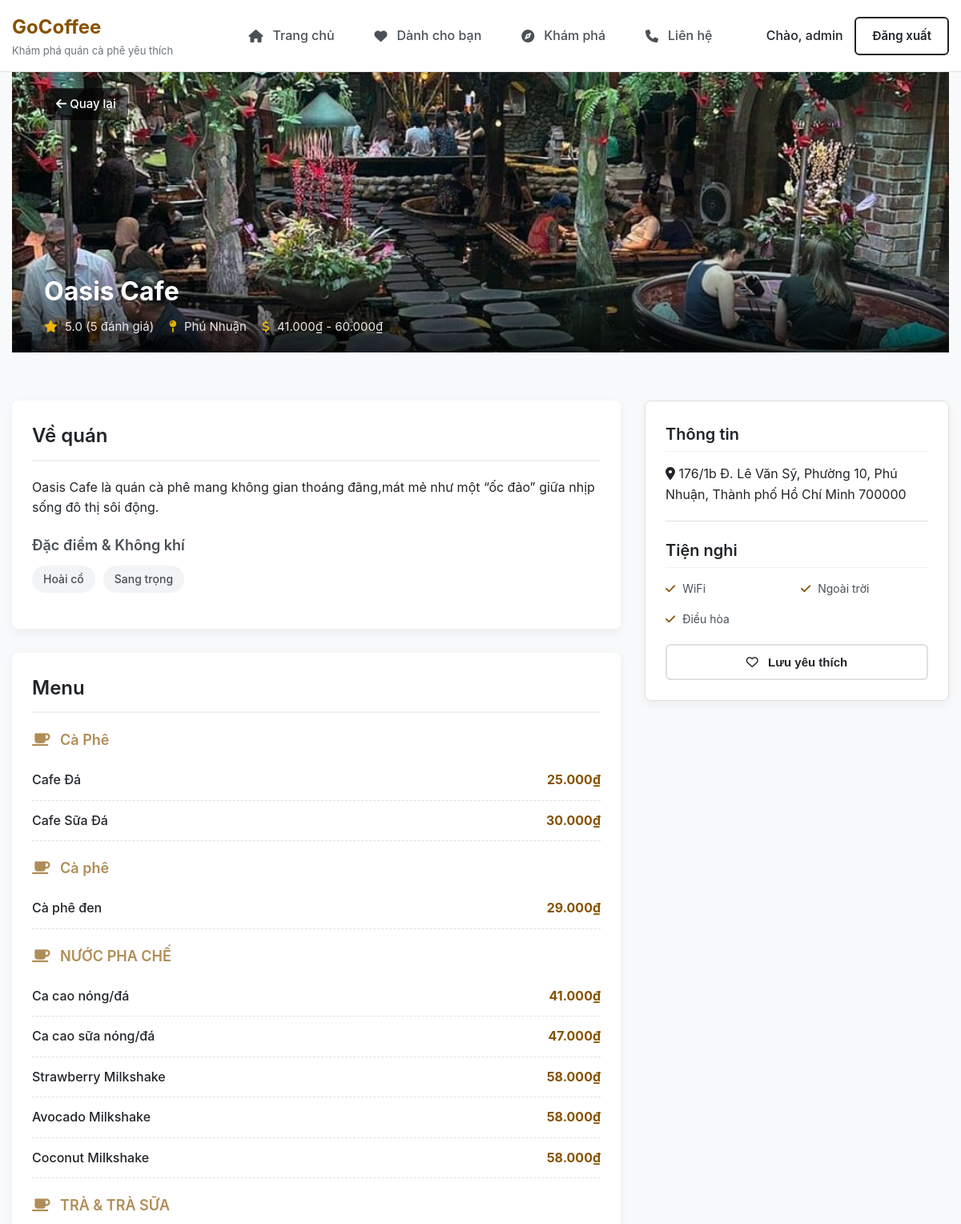
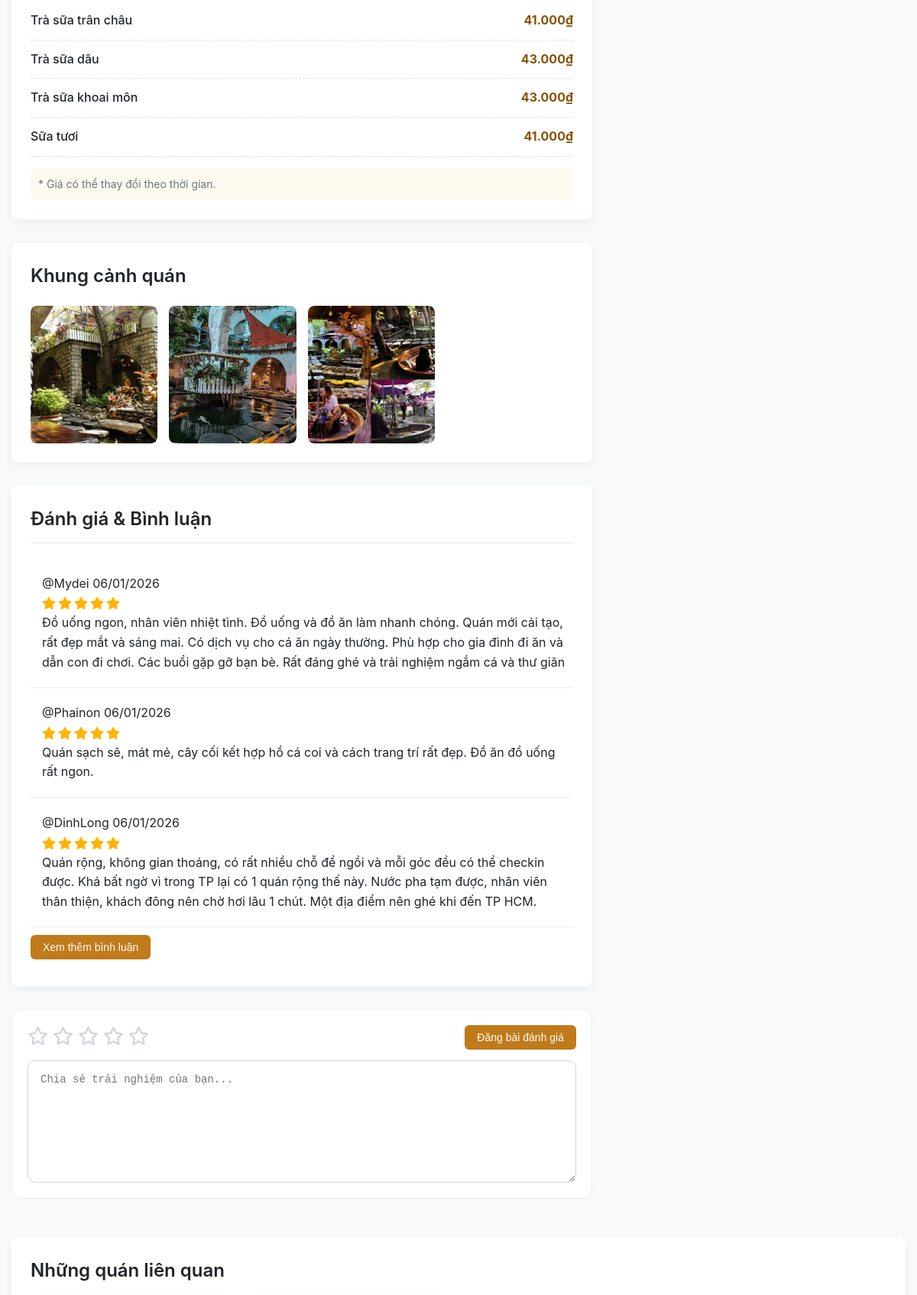
Page /shop/33/ (signed in, upper part) on the committed database (2 pictures, top to bottom).
### shops/models.py (models this page shows, shortened)
class CafeShop(models.Model):
    name = models.CharField(max_length = 200)
    address = models.CharField(max_length = 300)
    district = models.CharField(max_length=100, choices=DISTRICT_CHOICES)
    tags = models.CharField(max_length = 300, blank = True)
    amenities = models.CharField(max_length = 300, blank = True) #Tiện ích các thứ như Wifi, Chỗ đậu xe...
    description = models.CharField(max_length = 300, blank = True) #Tối đa 20 chữ
    price_range = models.CharField(max_length=100, choices=PRICE_CHOICES, blank=True)
    cover_image = models.ImageField(upload_to = 'covers/', blank = True, null = True)
    rating = models.FloatField(default = 0, validators = [MinValueValidator(0), MaxValueValidator(5)])
    latitude = models.FloatField(null=True, blank=True)
    longitude = models.FloatField(null=True, blank=True)
    avg_service = models.FloatField(default = 0)
    avg_ambiance = models.FloatField(default = 0)
    avg_drink = models.FloatField(default = 0)
    avg_price = models.FloatField(default = 0)
    def get_tag_list(self):
        if self.tags:
            return self.tags.split(',')
        return []
    def get_amenities_list(self):
        if self.amenities:
            return self.amenities.split(',')
        return []

class MenuItem(models.Model):
    shop = models.ForeignKey(CafeShop, on_delete = models.CASCADE, related_name = 'menu_items')
    category = models.CharField(max_length = 100)
    name = models.CharField(max_length = 100)
    description = models.CharField(max_length = 200, blank = True)
    price = models.IntegerField()

class ShopImage(models.Model):
    shop = models.ForeignKey(CafeShop, on_delete = models.CASCADE, related_name = 'images')
    image = models.ImageField(upload_to = 'shop_gallery/')

class Review(models.Model):
    shop = models.ForeignKey(CafeShop, on_delete=models.CASCADE, related_name='reviews')
    user = models.ForeignKey(settings.AUTH_USER_MODEL, on_delete=models.CASCADE)
    rating = models.IntegerField(default=1)
    comment = models.TextField(blank=True)
    created_at = models.DateTimeField(auto_now_add=True)
    sentiment_service = models.IntegerField(default=0)
    sentiment_ambiance = models.IntegerField(default=0)
    sentiment_drink = models.IntegerField(default=0)
    sentiment_price = models.IntegerField(default=0)

### shops/views.py (the view)
# urls.py: path('shop/<int:shop_id>/', views.shop_detail_view, name='shop_detail'),
def shop_detail_view(request, shop_id):
    shop = get_object_or_404(
        CafeShop.objects.annotate(
            review_count=Count('reviews')
        ),
        pk=shop_id
    )
    if request.user.is_authenticated:
        obj, created = ShopViewLog.objects.get_or_create(
            user=request.user,
            shop=shop
        )
        if not created:
            obj.view_count = F('view_count') + 1
            obj.save()
    menu_items = shop.menu_items.all().order_by('category', 'id')
    grouped_menu = {}
    for item in menu_items:
        category = item.category or "Menu chung"
        grouped_menu.setdefault(category, [])
        price_formatted = f"{item.price:,.0f}₫".replace(",", "tmp").replace(".", ",").replace("tmp", ".")
        grouped_menu[category].append({
            'name': item.name,
            'price': price_formatted
        })
    reviews = shop.reviews.select_related('user').order_by('-created_at')
    related_shops = CafeShop.objects.filter(
        district=shop.district
    ).exclude(id=shop.id)[:4]
    is_saved = False
    if request.user.is_authenticated:
        is_saved = SavedShop.objects.filter(
            user=request.user,
            shop=shop
        ).exists()
    return render(request, 'shop_detail.html', {
        'shop': shop,
        'grouped_menu': grouped_menu,
        'reviews': reviews,
        'related_shops': related_shops,
        'is_saved': is_saved,
    })

### templates/shop_detail.html (shortened to what this page needs)
{% extends 'base.html' %}
{% load static %}
{% block extra_styles %}
    <link rel="stylesheet" href="{% static 'css/shop_detail.css' %}">
{% endblock extra_styles %}
{% block content %}
    <section class="shop-hero-section">
        <a href="javascript:history.back()" class="btn btn-back">
            <i class="fa-solid fa-arrow-left"></i> Quay lại
        </a>
        <div class="shop-cover-image">
            {% if shop.cover_image %}
                <img src="{{ shop.cover_image.url }}" alt="{{ shop.name }}">
            {% else %}
                <div class="placeholder-image">
                    <i class="fa-solid fa-mug-hot fa-5x"></i>
                </div>
            {% endif %}
        </div>
        <div class="shop-info-overlay full-width-overlay">
            <div class="overlay-inner">
                <h1>{{ shop.name }}</h1>
                <div class="shop-meta">
                <span>
                    <i class="fa-solid fa-star"></i>
                    {{ shop.rating|default:"0"|floatformat:1 }}
                    ({{ shop.review_count|default:"0" }} đánh giá)
                </span>
                    <span><i class="fa-solid fa-map-pin"></i> {{ shop.district }}</span>
                    <span><i class="fa-solid fa-dollar-sign"></i> {{ shop.price_range }}</span>
                </div>
            </div>
        </div>
    </section>
    <div class="shop-content-container container">
        <div class="main-content">
            <section class="shop-description-section">
                <h2>Về quán</h2>
                <p>{{ shop.description }}</p>
                <div class="shop-features">
                    <h3>Đặc điểm & Không khí</h3>
                    <div class="tag-list">
                        {% for tag in shop.get_tag_list %}
                            <span class="feature-tag">{{ tag }}</span>
                        {% endfor %}
                    </div>
                </div>
            </section>
            <section class="shop-menu-section">
                <h2>Menu</h2>
                {% for category, items in grouped_menu.items %}
                    <div class="menu-category">
                        <h3><i class="fa-solid fa-mug-saucer"></i> {{ category }}</h3>
                        <ul class="menu-list">
                            {% for item in items %}
                                <li class="menu-item">
                                    <span class="item-name">{{ item.name }}</span>
                                    <span class="item-price">{{ item.price }}</span>
                                </li>
                            {% endfor %}
                        </ul>
                    </div>
                {% empty %}
                    <p>Menu đang được cập nhật.</p>
                {% endfor %}
                <p class="menu-note">
                    * Giá có thể thay đổi theo thời gian.
                </p>
            </section>
            <section class="gallery-section container">
                <h2>Khung cảnh quán</h2>
                <div class="shop-gallery-grid">
                    {% for image in shop.images.all|slice:":4" %}
                        <div class="gallery-item">
                            <img src="{{ image.image.url }}" alt="{{ shop.name }}">
                        </div>
                    {% empty %}
                        <p>Đang cập nhật hình ảnh...</p>
                    {% endfor %}
                </div>
            </section>
            <section class="shop-review-section">
                <h2>Đánh giá & Bình luận</h2>
                <div class="reviews-list">
                    {% with 3 as max_visible %}
                        {% for review in reviews %}
                            <div class="review-card {% if forloop.counter > max_visible %}hidden-review{% endif %}">
                                <div class="review-header">
                                    <span class="reviewer-name">@{{ review.user.username }}</span>
                                    <span class="review-date">{{ review.created_at|date:"d/m/Y" }}</span>
                                </div>
                                <div class="review-rating">
                                    {% for i in "12345"|make_list %}
                                        {% if review.rating >= forloop.counter %}
                                            <i class="fa-solid fa-star rated"></i>
                                        {% else %}
                                            <i class="fa-regular fa-star"></i>
                                        {% endif %}
                                    {% endfor %}
                                </div>
                                <p>{{ review.comment }}</p>
                            </div>
                        {% endfor %}
                    {% endwith %}
                </div>
            </section>
            {% if user.is_authenticated %}
                <form method="post" action="{% url 'submit_review' shop.id %}" class="review-form" id="review-form"
                      novalidate>
                    <div class="review-top">
                        <div class="star-rating">
                            <label for="star5"><i class="fa-regular fa-star"></i></label>
                            <label for="star4"><i class="fa-regular fa-star"></i></label>
                            <label for="star3"><i class="fa-regular fa-star"></i></label>
                            <label for="star2"><i class="fa-regular fa-star"></i></label>
                            <label for="star1"><i class="fa-regular fa-star"></i></label>
                        </div>
                        <button type="submit" class="btn-submit-review">
                            Đăng bài đánh giá
                        </button>
                    </div>
                    <textarea name="comment" id="review-comment" placeholder="Chia sẻ trải nghiệm của bạn..."
                              required></textarea>
                </form>
            {% else %}
                <p class="login-prompt">Bạn cần <a href="{% url 'login' %}">đăng nhập</a> để viết đánh giá.</p>
            {% endif %}
        </div>
        <div class="sidebar-content">
            <div class="info-box sticky-box">
                <h2>Thông tin</h2>
                <p><i class="fa-solid fa-location-dot"></i> {{ shop.address }}</p>
                <hr>
                <h2>Tiện nghi</h2>
                <div class="amenities-grid">
                    {% for amenity in shop.get_amenities_list %}
                        <div class="amenity-item">
                            <i class="fa-solid fa-check"></i> {{ amenity }}
                        </div>
                    {% endfor %}
                </div>
                <button
                        id="save-btn"
                        type="button"
                        class="btn btn-outline-primary full-width-btn"
                        data-shop-id="{{ shop.id }}"
                        data-url="{% url 'toggle_save_shop' %}"
                        data-csrf="{{ csrf_token }}"
                >
                    <i id="save-icon"
                       class="fa-heart {% if is_saved %}fa-solid saved{% else %}fa-regular{% endif %}"></i>
                    <span style="margin-left: 8px;">Lưu yêu thích</span>
                </button>
            </div>
        </div>
    </div>
    <section class="related-shops-section">
        <h2>Những quán liên quan</h2>
    </section>
{% endblock %}

### templates/base.html (shortened to what this page needs)
{% load static %}
<!DOCTYPE html>
<html lang="vi">
<head>
    <link rel="stylesheet" href="https://cdnjs.cloudflare.com/ajax/libs/font-awesome/6.5.1/css/all.min.css">
    <link rel="stylesheet" href="https://cdn.jsdelivr.net/npm/swiper@12/swiper-bundle.min.css"/>
    <link rel="stylesheet" href="{% static 'css/style.css' %}">
    <link rel="stylesheet" href="https://unpkg.com/leaflet@1.9.4/dist/leaflet.css"/>
    {% block extra_styles %}
    {% endblock extra_styles %}
</head>
<body>
<header class="header">
    <nav class="navbar container">
        <div class="logo-container">
            <a href="/" class="logo">GoCoffee</a>
            <p class="tagline">Khám phá quán cà phê yêu thích</p>
        </div>
        <ul class="nav-links">
            <li><a href="{% url 'home' %}"
                   class="{% if request.resolver_match.url_name == 'home' %}active{% endif %}"><i
                    class="fa-solid fa-house"></i> Trang chủ</a></li>
            {% if request.user.is_authenticated %}
                <li><a href="{% url 'for_you' %}"
                       class="{% if request.resolver_match.url_name == 'for_you' %}active{% endif %}"><i
                        class="fa-solid fa-heart"></i>Dành cho bạn</a></li>
            {% endif %}
            <li><a href="{% url 'shop_list' %}"
                   class="{% if request.resolver_match.url_name == 'shop_list' %}active{% endif %}"><i
                    class="fa-solid fa-compass"></i> Khám phá</a></li>
            <li><a href="{% url 'contact' %}"
                   class="{% if request.resolver_match.url_name == 'contact' %}active{% endif %}"><i
                    class="fa-solid fa-phone"></i> Liên hệ</a></li>
        </ul>
        <div class="nav-actions">
            {% if request.user.is_authenticated %}
                <span>Chào, {{ user.username }}</span>
                <a href="{% url 'logout' %}" class="btn logout-btn">Đăng xuất</a>
            {% else %}
                <a href="#" class="btn btn-primary" id="login-button">Đăng nhập</a>
            {% endif %}
        </div>
    </nav>
</header>
<main class="main-content container">
    {% block content %}
    {% endblock content %}
</main>
</body>
</html>

### static/css/style.css (style rules this page uses)
:root { --font-primary: -apple-system, BlinkMacSystemFont, "Segoe UI", Roboto, "Helvetica Neue", Arial, sans-serif; --primary-color: #865200; --color-dark: #212529; --color-muted: #6c757d; --color-light: #495057; --color-bg: #f8f9fa; --color-white: #ffffff; --color-border: #e0e0e0; --color-accent: #b08d57; --color-star: #ffc107; --container-width: 1200px; --border-radius: 8px; --box-shadow: 0 4px 12px rgba(0, 0, 0, 0.05); }
* { box-sizing: border-box; margin: 0; padding: 0; }
body { font-family: var(--font-primary); background-color: var(--color-bg); color: var(--color-dark); line-height: 1.6; }
img { max-width: 100%; height: auto; display: block; }
a { text-decoration: none; color: inherit; }
ul { list-style: none; }
.container { max-width: var(--container-width); margin-left: auto; margin-right: auto; padding-left: 15px; padding-right: 15px; }
.btn { display: inline-block; padding: 10px 20px; font-size: 15px; font-weight: 600; border-radius: 6px; cursor: pointer; text-align: center; transition: all 0.2s ease; }
.header { background-color: var(--color-white); border-bottom: 1px solid var(--color-border); padding: 15px 0; position: sticky; top: 0; z-index: 1000; }
.navbar { display: flex; align-items: center; justify-content: space-between; position: relative; }
.logo-container { flex-shrink: 0; }
.logo { font-size: 24px; font-weight: 700; color: var(--primary-color); }
.tagline { font-size: 13px; color: var(--color-muted); }
.nav-links { display: flex; gap: 50px; position: absolute; left: 50%; transform: translateX(-50%); }
.nav-links a { display: flex; align-items: center; gap: 12px; font-size: 16px; font-weight: 500; color: var(--color-light); transition: color 0.2s ease; }
.logout-btn { border: 2px solid; color: var(--color-dark); }
.nav-actions span { margin-right: 10px; font-weight: 550; }

### rows in the picture
CafeShop: cover_image (picture), name "Oasis Cafe", rating "5.0", review_count "5", district "Phú Nhuận", price_range "41.000₫ - 60.000₫", description "Oasis Cafe là quán cà phê mang không gian thoáng đãng,mát mẻ như một “ốc đảo” giữa nhịp sống đô thị sôi động.", address "176/1b Đ. Lê Văn Sỹ, Phường 10, Phú Nhuận, Thành phố Hồ Chí Minh 700000"
MenuItem: grouped_menu "Cà Phê", name "Cafe Đá"
MenuItem: name "Cafe Sữa Đá"
MenuItem: grouped_menu "Cà phê", name "Cà phê đen"
MenuItem: grouped_menu "NƯỚC PHA CHẾ", name "Ca cao nóng/đá"
MenuItem: name "Ca cao sữa nóng/đá"
MenuItem: name "Strawberry Milkshake"
MenuItem: name "Avocado Milkshake"
MenuItem: name "Coconut Milkshake"
MenuItem: grouped_menu "TRÀ & TRÀ SỮA", name "Trà sữa trân châu"
MenuItem: name "Trà sữa dâu"
MenuItem: name "Trà sữa khoai môn"
MenuItem: name "Sữa tươi"
ShopImage: image (picture)
ShopImage: image (picture)
ShopImage: image (picture)
Review: user.username "Mydei", created_at "06/01/2026", rating 5 (drawn), comment "Đồ uống ngon, nhân viên nhiệt tình. Đồ uống và đồ ăn làm nhanh chóng. Quán mới cải tạo, rất đẹp mắt và sáng mai. Có dịch vụ cho cá ăn ngày thường. Phù hợp cho gia đình đi ăn và dẫn con đi chơi. Các buổi gặp gỡ bạn bè. Rất đáng ghé và trải nghiệm ngắm cá và thư giãn"
Review: user.username "Phainon", created_at "06/01/2026", rating 5 (drawn), comment "Quán sạch sẽ, mát mẻ, cây cối kết hợp hồ cá coi và cách trang trí rất đẹp. Đồ ăn đồ uống rất ngon."
Review: user.username "DinhLong", created_at "06/01/2026", rating 5 (drawn), comment "Quán rộng, không gian thoáng, có rất nhiều chỗ để ngồi và mỗi góc đều có thể checkin được. Khá bất ngờ vì trong TP lại có 1 quán rộng thế này. Nước pha tạm được, nhân viên thân thiện, khách đông nên chờ hơi lâu 1 chút. Một địa điểm nên ghé khi đến TP HCM."

### other values in the picture
{{ user.username }} "admin"
{{ tag }} "Hoài cổ" "Sang trọng"
{{ item.price }} "25.000₫" "30.000₫" "29.000₫" "41.000₫" "47.000₫" "58.000₫" "58.000₫" "58.000₫" "41.000₫" "43.000₫" "43.000₫" "41.000₫"
{{ amenity }} "WiFi" "Ngoài trời" "Điều hòa"
